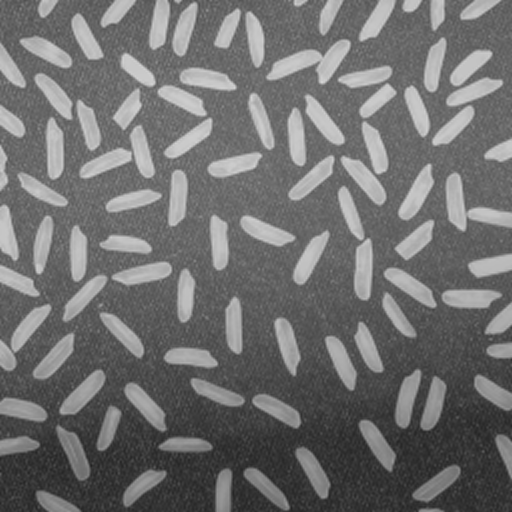
#> input picture Week 12/rice.png, 512 x 512 px
$ jupyter execute Lesson12.ipynb   (shell and % lines are left out)
#> lines starting #> are read from the running program, lines starting #| are printed output that depends on the picture; after the words box and inside, x2 and y2 are one past the last pixel; in counts of white or black regions, pixels touching at a corner belong together
[cell 1]
import numpy as np
import matplotlib.pyplot as plt
from scipy import ndimage

plt.rcParams["figure.figsize"] = (6, 6)
plt.rcParams["image.cmap"] = "gray"

def show(image, title="", axis=None):
    if axis is None:
        _, axis = plt.subplots()
    axis.imshow(image, cmap="gray", vmin=0, vmax=1)
    axis.set_title(title)
    axis.axis("off")

def show_pair(a, b, title1="Input", title2="Result"):
    _, axes = plt.subplots(1, 2, figsize=(10, 4))
    show(a, title1, axes[0])
    show(b, title2, axes[1])
    plt.tight_layout()

def show_triplet(a, b, c, t1="A", t2="B", t3="C"):
    _, axes = plt.subplots(1, 3, figsize=(12, 4))
    show(a, t1, axes[0])
    show(b, t2, axes[1])
    show(c, t3, axes[2])
    plt.tight_layout()

Synthetic binary test images
To make the notebook self-contained, we will generate simple binary images directly in code.

[cell 2]
# Create a synthetic image with blocks, a hole, and separate objects
img = np.zeros((20, 20), dtype=np.uint8)

# Large square
img[2:10, 2:10] = 1

# Hole inside the large square
img[5:7, 5:7] = 0

# Small object
img[13:17, 3:7] = 1

# L-shape object
img[12:18, 12:14] = 1
img[16:18, 12:18] = 1

show(img, "Synthetic Binary Image")
plt.show()

1. Hit-or-Miss Transform

[cell 3]
# Example image for hit-or-miss: detect isolated center pattern
hm_img = np.zeros((9, 9), dtype=np.uint8)
hm_img[4, 4] = 1
hm_img[2:5, 7] = 1
hm_img[6, 2:5] = 1

show(hm_img, "Image for Hit-or-Miss Example")
plt.show()

[cell 4]
# Pattern: isolated single foreground pixel surrounded by background
B1 = np.array([[0,0,0],
               [0,1,0],
               [0,0,0]], dtype=bool)

# For the background mask, all 8 neighbors should be background
B2 = np.array([[1,1,1],
               [1,0,1],
               [1,1,1]], dtype=bool)

foreground_match = ndimage.binary_erosion(hm_img, structure=B1)
background_match = ndimage.binary_erosion(1 - hm_img, structure=B2)
hit_or_miss = foreground_match & background_match

show_pair(hm_img, hit_or_miss.astype(np.uint8), "Input", "Hit-or-Miss Result")
plt.show()

Discussion

[cell 5]
# Student task cell: define new B1 and B2 for endpoint detection

# Example image
endpoint_img = np.zeros((9, 9), dtype=np.uint8)
endpoint_img[4, 2:7] = 1

# TODO: replace these with your own endpoint pattern
B1_student = np.array([[0,0,0],
                       [0,1,1],
                       [0,0,0]], dtype=bool)

B2_student = np.array([[1,1,1],
                       [1,0,0],
                       [1,1,1]], dtype=bool)

fg = ndimage.binary_erosion(endpoint_img, structure=B1_student)
bg = ndimage.binary_erosion(1 - endpoint_img, structure=B2_student)
result_student = fg & bg

show_pair(endpoint_img, result_student.astype(np.uint8), "Endpoint Image", "Your Detection")
plt.show()

## 2. Boundary Extraction

[cell 6]
se = np.ones((3, 3), dtype=bool)
eroded = ndimage.binary_erosion(img, structure=se)
boundary = img & (~eroded)

show_triplet(img, eroded.astype(np.uint8), boundary.astype(np.uint8),
             "Original", "Eroded", "Boundary")
plt.show()

Student exercise: compare boundary thickness

[cell 7]
# Student task cell: experiment with different structuring elements
cross = np.array([[0,1,0],
                  [1,1,1],
                  [0,1,0]], dtype=bool)

eroded_cross = ndimage.binary_erosion(img, structure=cross)
boundary_cross = img & (~eroded_cross)

show_pair(img, boundary_cross.astype(np.uint8), "Original", "Boundary with Cross SE")
plt.show()

Morphological formulation

[cell 8]
# Use a seed inside the hole of the large square
seed = np.zeros_like(img, dtype=bool)
seed[5, 5] = True  # seed inside hole

background = ~img.astype(bool)
structure = np.array([[0,1,0],
                      [1,1,1],
                      [0,1,0]], dtype=bool)

X_prev = seed.copy()

while True:
    X_next = ndimage.binary_dilation(X_prev, structure=structure) & background
    if np.array_equal(X_next, X_prev):
        break
    X_prev = X_next

filled_hole_region = X_prev
filled_img = img.astype(bool) | filled_hole_region

show_triplet(img, filled_hole_region.astype(np.uint8), filled_img.astype(np.uint8),
             "Original", "Recovered Hole Region", "Hole Filled")
plt.show()

Alternative idea

[cell 9]
# Border-based hole filling
inv = 1 - img
seed_border = np.zeros_like(inv, dtype=bool)

seed_border[0, :] = inv[0, :]
seed_border[-1, :] = inv[-1, :]
seed_border[:, 0] = inv[:, 0]
seed_border[:, -1] = inv[:, -1]

outside = seed_border.copy()
while True:
    grown = ndimage.binary_dilation(outside, structure=structure) & inv.astype(bool)
    if np.array_equal(grown, outside):
        break
    outside = grown

holes = inv.astype(bool) & (~outside)
filled_by_border = img.astype(bool) | holes

show_triplet(img, holes.astype(np.uint8), filled_by_border.astype(np.uint8),
             "Original", "Detected Holes", "Filled Image")
plt.show()

Student exercise: multiple holes

[cell 10]
# Student task cell: build your own image here
student_holes = np.zeros((20, 20), dtype=np.uint8)
student_holes[3:17, 3:17] = 1
student_holes[6:8, 6:8] = 0
student_holes[10:13, 10:13] = 0
student_holes[3:8, 14:17] = 0  # border-connected gap because it touches outer object boundary

show(student_holes, "Edit this image for your hole-filling test")
plt.show()
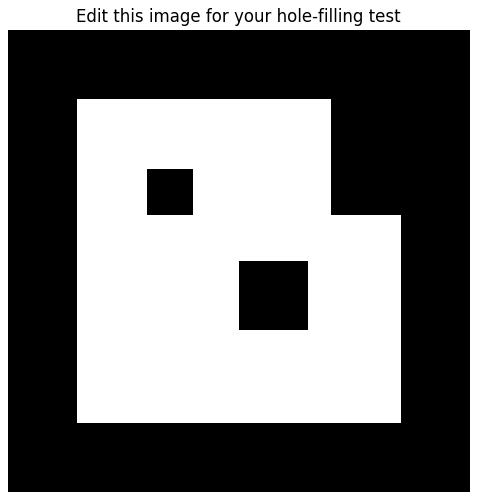
#> figure drawn by matplotlib, 1 panel

Morphological formulation from a seed

[cell 11]
cc_img = np.zeros((20, 20), dtype=np.uint8)
cc_img[2:6, 2:6] = 1
cc_img[10:15, 3:8] = 1
cc_img[5:12, 14:17] = 1

seed_component = np.zeros_like(cc_img, dtype=bool)
seed_component[11, 4] = True  # inside second component

component = seed_component.copy()
while True:
    grown = ndimage.binary_dilation(component, structure=structure) & cc_img.astype(bool)
    if np.array_equal(grown, component):
        break
    component = grown

show_triplet(cc_img, seed_component.astype(np.uint8), component.astype(np.uint8),
             "Original", "Seed", "Extracted Component")
plt.show()
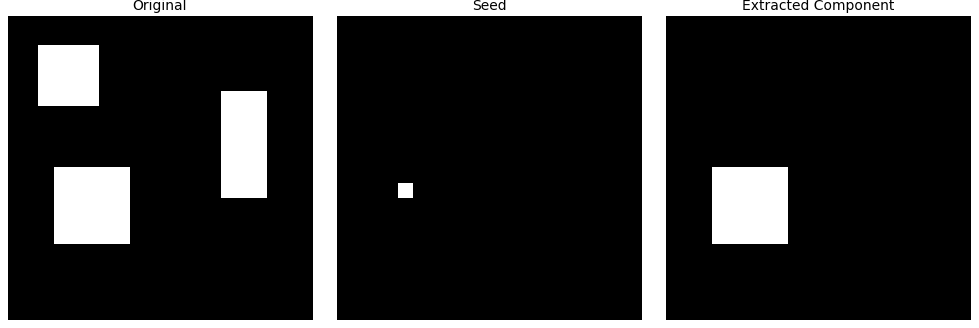
#> figure drawn by matplotlib, 3 panels

Using automatic labeling

[cell 12]
labeled, num_features = ndimage.label(cc_img)

print("Number of connected components:", num_features)
print("Labels present:", np.unique(labeled))

fig, ax = plt.subplots(figsize=(6, 6))
cmap = plt.cm.get_cmap("nipy_spectral", num_features + 1)
ax.imshow(labeled, cmap=cmap)
ax.set_title("Connected Component Labels")
ax.axis("off")
plt.show()
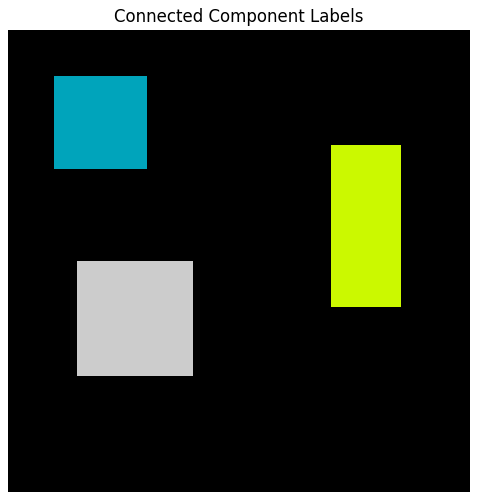
#> figure drawn by matplotlib, 1 panel

Student exercise: measure connected components

[cell 13]
# Student task cell: measure areas and extract largest component
labeled_student, n_student = ndimage.label(cc_img)
areas = ndimage.sum(cc_img, labeled_student, index=range(1, n_student + 1))

print("Areas of components:", areas)

largest_label = np.argmax(areas) + 1
largest_component = (labeled_student == largest_label).astype(np.uint8)

show_pair(cc_img, largest_component, "Original", "Largest Connected Component")
plt.show()
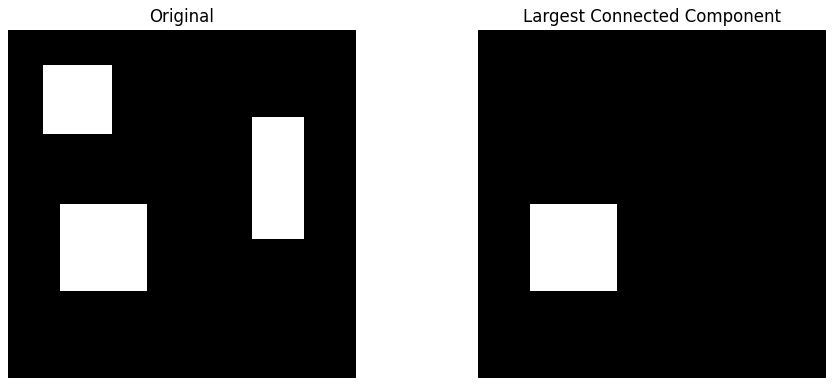
#> figure drawn by matplotlib, 2 panels

Apply all methods with reading an image

[cell 14]
import cv2
import numpy as np
import matplotlib.pyplot as plt

sample_img = cv2.imread("rice.png", cv2.IMREAD_GRAYSCALE)
#> sample_img is the input picture: shape (512, 512); min 33, max 214, mean 111.3
if sample_img is None:
    raise FileNotFoundError("rice.png was not found in the project folder.")

_, binary = cv2.threshold(sample_img, 127, 255, cv2.THRESH_BINARY)
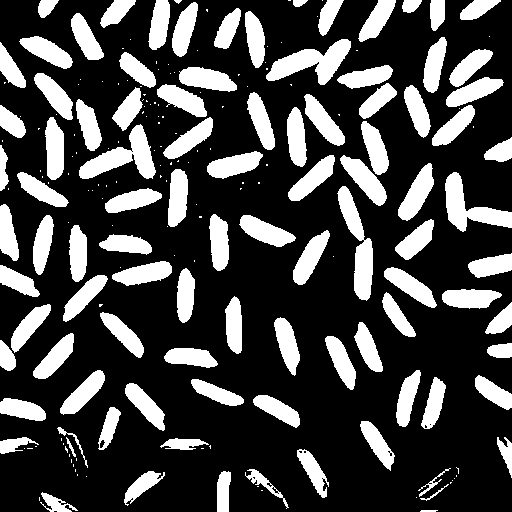
#> binary: shape (512, 512); 27% white; 213 white regions (115 under 20 px), largest, box (x1, y1, x2, y2) and area: (266, 39, 351, 85) 1780, (79, 124, 156, 179) 1764, (337, 186, 373, 301) 1720

# Hit-or-Miss
binary01 = (binary // 255).astype(np.uint8)
kernel = np.array([[-1,-1,-1],
                   [ 0, 1, 0],
                   [ 1, 1, 1]], dtype=np.int8)
hit_or_miss_cv = cv2.morphologyEx(binary01, cv2.MORPH_HITMISS, kernel) * 255
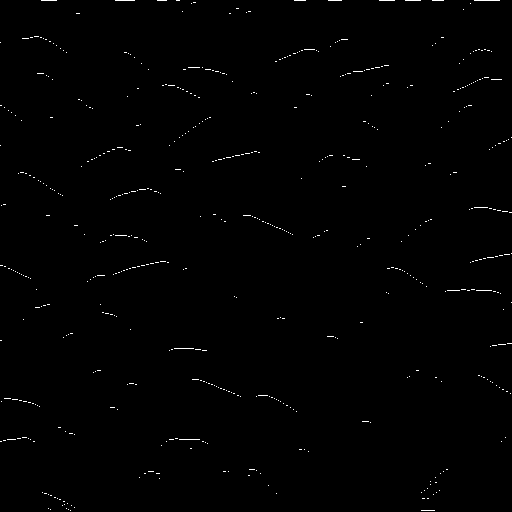
#> hit_or_miss_cv: shape (512, 512); 0.53% white in thin lines or dots

# Boundary Extraction
se = np.ones((3,3), np.uint8)
boundary = cv2.subtract(binary, cv2.erode(binary, se))
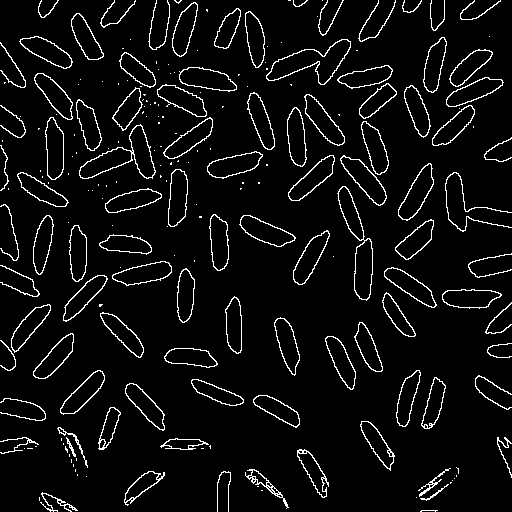
#> boundary: shape (512, 512); 5.7% white in thin lines or dots

# Hole Filling
mask = np.zeros((binary.shape[0]+2, binary.shape[1]+2), np.uint8)
flood = binary.copy()
cv2.floodFill(flood, mask, (0,0), 255)
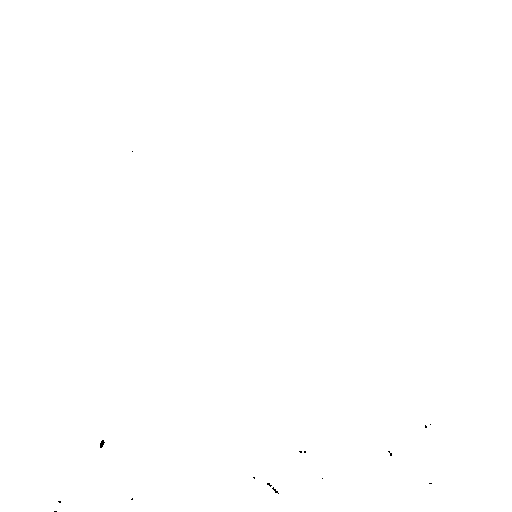
#> flood: shape (512, 512); 100% white; black in thin lines or dots, all inside (x1, y1, x2, y2) = (54, 151, 432, 512)
holes = cv2.bitwise_not(flood)
filled = cv2.bitwise_or(binary, holes)
#> filled: shape (512, 512); 27% white; 213 white regions (115 under 20 px), largest, box (x1, y1, x2, y2) and area: (266, 39, 351, 85) 1780, (79, 124, 156, 179) 1765, (337, 186, 373, 301) 1720

# Connected Components
num_labels, labels = cv2.connectedComponents(binary)
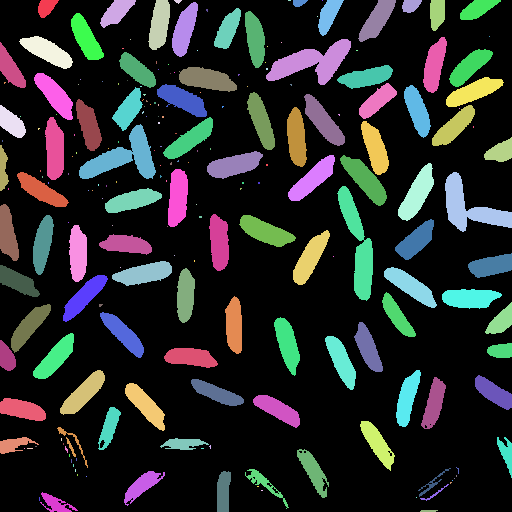
#> labels: shape (512, 512) int32; 214 distinct labels, from 0 to 213; one colour per label, 0 black
#> num_labels = 214
component = np.zeros_like(binary)
if num_labels > 1:
    component[labels == 1] = 255

# Display
plt.figure(figsize=(12,8))
plt.subplot(231), plt.imshow(sample_img, cmap='gray'), plt.title("Original") , plt.axis("off")
plt.subplot(232), plt.imshow(hit_or_miss_cv, cmap='gray'), plt.title("Hit-or-Miss"), plt.axis("off")
plt.subplot(233), plt.imshow(boundary, cmap='gray'), plt.title("Boundary"), plt.axis("off")
plt.subplot(234), plt.imshow(filled, cmap='gray'), plt.title("Hole Filling"), plt.axis("off")
plt.subplot(235), plt.imshow(component, cmap='gray'), plt.title("Connected Component"), plt.axis("off")
plt.tight_layout()
plt.show()
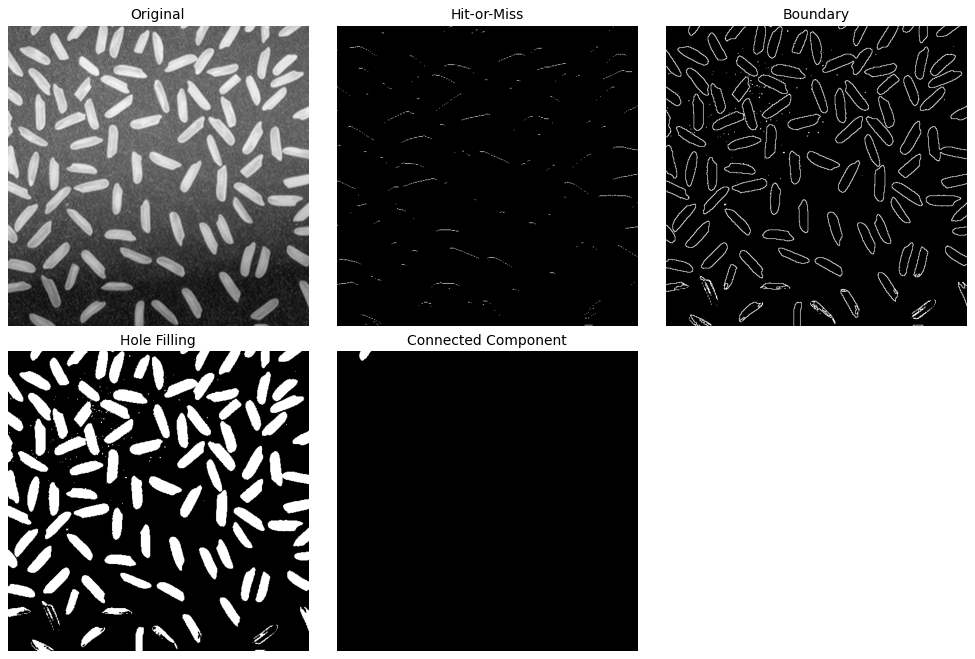
#> figure drawn by matplotlib, 5 panels
